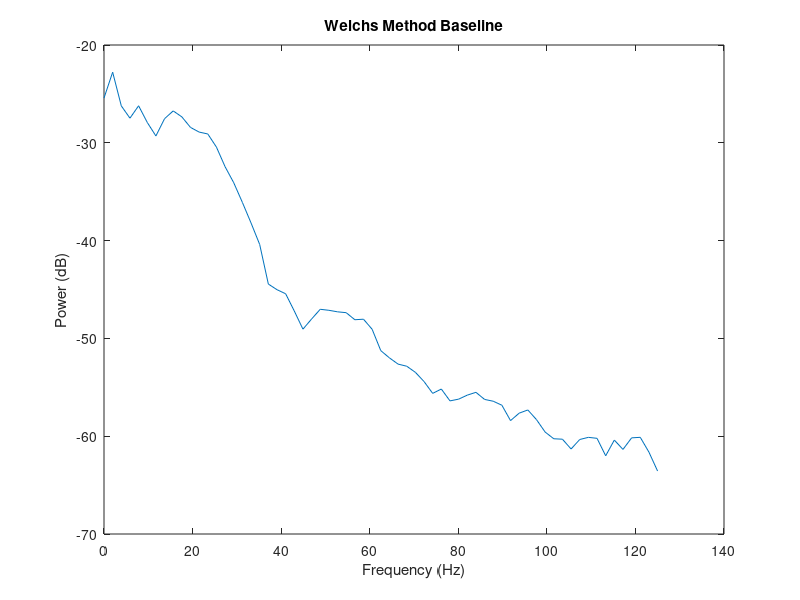
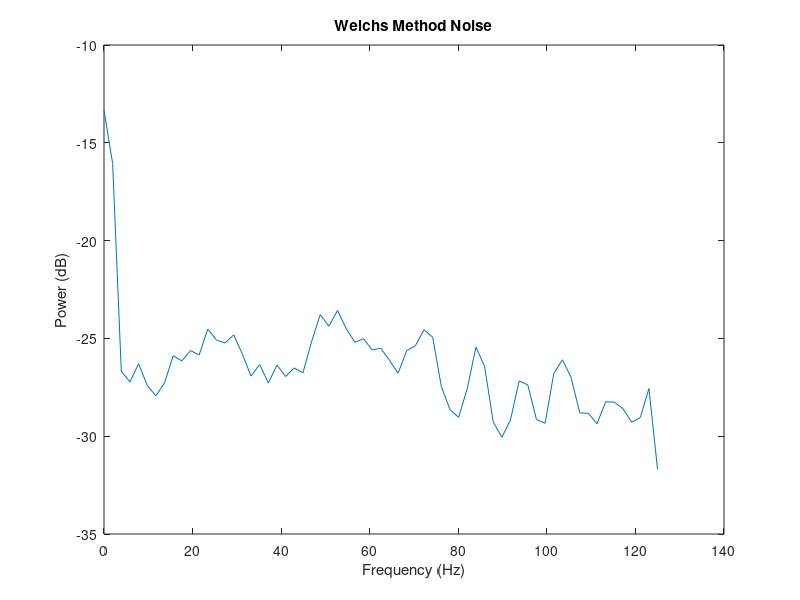
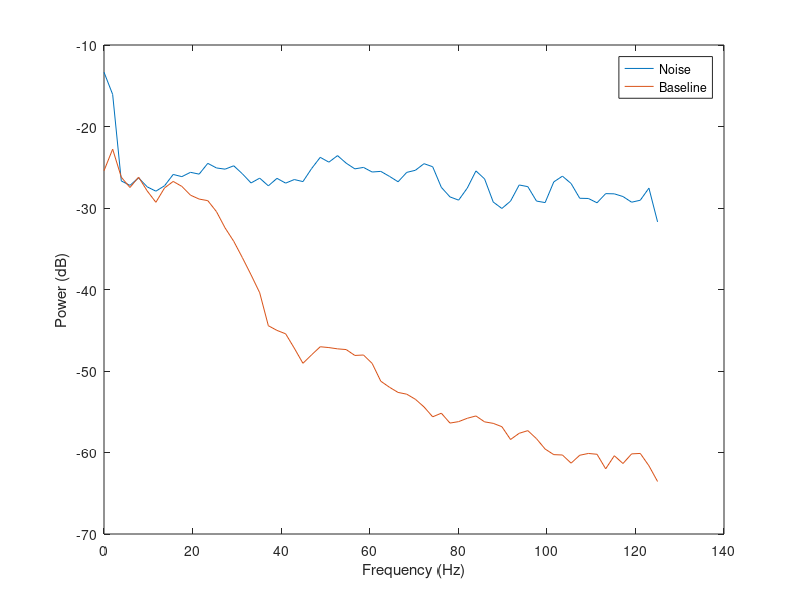
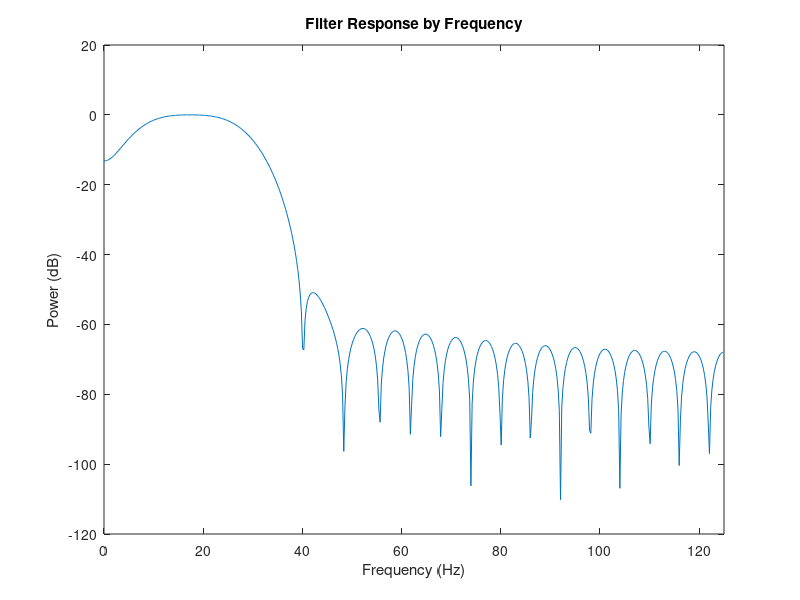

The MATLAB source for these figures, in order:
% Andrew Mullen, Yichu Jin 
% 2/16/2018

%
clear all
close all
clc

load('data/normal.mat')

tenSecondSample = 10*250;
startSample = 30*250;


% Get a 10 second sample of data & time
subSampleTime = t(startSample:startSample+tenSecondSample);
subSample = ecg(startSample:startSample+tenSecondSample);

% Get a 10 second sample of data & time in the noisy seciton of data

startTimeSample = 4*60*250 + 20*250;
noiseSampleTime = t(startTimeSample:startTimeSample+tenSecondSample);
noiseSample = ecg(startTimeSample:startTimeSample+tenSecondSample);

Fs = 250;

[Pxx,F]= pwelch(subSample,[],[],[],Fs);
dbPxx = pow2db(Pxx);
figure;
plot(F,dbPxx)
xlabel('Frequency (Hz)')
ylabel('Power (dB)')
%% TODO fix the title
title('Welchs Method Baseline')

[PxxNoise,FNoise] = pwelch(noiseSample,[],[],[],Fs);
dbPxxNoise = pow2db(PxxNoise);
figure;
plot(F,dbPxxNoise)
xlabel('Frequency (Hz)')
ylabel('Power (dB)')
%% TODO fix the title
title('Welchs Method Noise')


% Overlay the two plots
figure;
plot(F,dbPxxNoise);
hold on
plot(F,dbPxx);
legend('Noise','Baseline')
xlabel('Frequency (Hz)')
ylabel('Power (dB)')

% High cutoff of 36 Hz
% Low cutoff of 1.2 Hz
% HPF = 36.38*pi/125;
% LPF = 1.221*pi/125;
% 
% B = fir1(10,[LPF,HPF]);
% figure;
% freqz(B,1,512)

HPF = 29.38/125;
LPF = 5.615/125;

B = fir1(40,[LPF,HPF],'bandpass');
figure(4);

[mag,frq] = freqz(B,1,512,250);
dbFilterGain = mag2db(abs(mag));
plot(frq,dbFilterGain)
xlabel('Frequency (Hz)')
ylabel('Power (dB)')
title('Filter Response by Frequency')
xlim([0,125])

figure;
plot(frq,dbFilterGain)
xlabel('Frequency (Hz)')
ylabel('Power (dB)')
title('Comparison of Filter and Data')
hold on
plot(F,dbPxxNoise);
plot(F,dbPxx);
xlim([0,125])
legend('Filter','Noise','Baseline')

figure;
freqz(B,1,512);
figure();
impz(B,1);

 yFiltered = filter(B,1,subSample);
 figure;
 plot(subSampleTime,yFiltered)
 hold on
 plot(subSampleTime,subSample)
 xlabel('Time (sec)')
 ylabel('ECG Signal Volts (mv)')
 title('ECG Signal')
 legend('Filtered ECG','Normal ECG')
 xlim([min(subSampleTime),max(subSampleTime)])
 
 
 
  yFilteredNoise = filter(B,1,noiseSample);
 figure;
 subplot(2,1,1);
 plot(noiseSampleTime,yFilteredNoise)
 xlabel('Time (sec)')
 ylabel('ECG Signal Volts (mv)')
 title('ECG Filtered Noise Signal')
 xlim([min(noiseSampleTime),max(noiseSampleTime)])
 subplot(2,1,2);
 plot(noiseSampleTime,noiseSample)
 xlabel('Time (sec)')
 ylabel('ECG Signal Volts (mv)')
 title('ECG Noise Signal')
%  legend('Filtered Noise ECG','Noise ECG')
 xlim([min(noiseSampleTime),max(noiseSampleTime)])
 
 

%% Lab Part 2
% load('data/n_423.mat')
% 
% [pxx,f] = pwelch(n_423,1000,[],1024,250);
% figure;
% plot(f,pow2db(pxx))
% xlabel('Frequency (Hz)')
% ylabel('Power (dB)')
% title('Atrial Fibrillation w/ Noise')
% ylim([-20,50])
% 
% load('data/n_421.mat')
% 
% [pxx,f] = pwelch(n_421,1000,[],1024,250);
% figure;
% plot(f,pow2db(pxx))
% xlabel('Frequency (Hz)')
% ylabel('Power (dB)')
% title('Normal Sinus w/ Noise')
% ylim([-20,50])

% 
[PxxFiltered,F]= pwelch(yFiltered,[],[],[],Fs);
dbPxxFilterd = pow2db(PxxFiltered);
figure;
plot(F,dbPxxFilterd)
xlabel('Frequency (Hz)')
ylabel('Power (dB)')
%% TODO fix the title
title('Welchs Method Baseline Filtered')

[PxxNoiseFiltered,FNoise] = pwelch(yFilteredNoise,[],[],[],Fs);
dbPxxNoiseFiltered = pow2db(PxxNoiseFiltered);
figure;
plot(F,dbPxxNoiseFiltered)
xlabel('Frequency (Hz)')
ylabel('Power (dB)')
%% TODO fix the title
title('Welchs Method Noise Filtered')

%% Final Plot with Filter Response, Baseline, Noisey, Filtered Baseline & Filtered Noisey

figure;
plot(frq,dbFilterGain)
xlabel('Frequency (Hz)')
ylabel('Power (dB)')
title('Comparison of Filter and Data')
hold on
plot(F,dbPxx);
plot(F,dbPxxFilterd)
plot(F,dbPxxNoise);
plot(F,dbPxxNoiseFiltered);
xlim([0,125])
legend('Filter Response','Baseline','Baseline Filtered','Noise','Noise Filtered')



